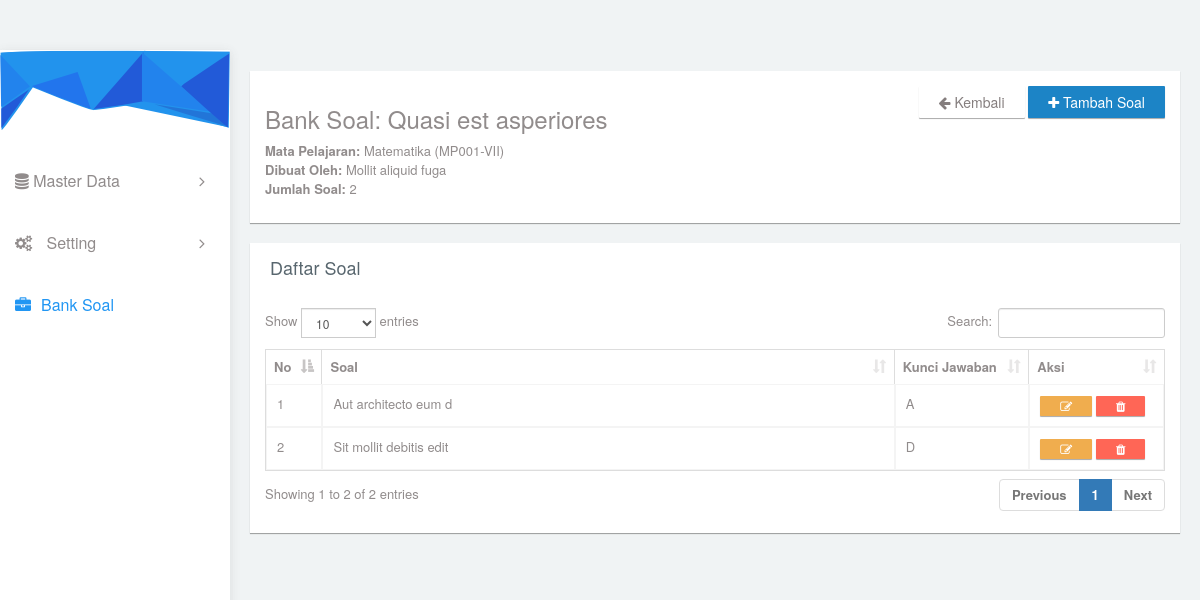
Screenshot of /banksoal/soalkuncijawaban/5 with the database file from the repository.
### tables this page shows
CREATE TABLE IF NOT EXISTS `tb_banksoal` (
  `id` int NOT NULL AUTO_INCREMENT,
  `keterangan` varchar(255) NOT NULL,
  `matapelajaran_id` int NOT NULL,
  `pegawai_id` int NOT NULL,
  `created_at` timestamp NOT NULL DEFAULT CURRENT_TIMESTAMP,
  `updated_at` timestamp NOT NULL DEFAULT CURRENT_TIMESTAMP ON UPDATE CURRENT_TIMESTAMP,
  PRIMARY KEY (`id`),
  KEY `matapelajaran_id` (`matapelajaran_id`),
  KEY `pegawai_id` (`pegawai_id`),
  CONSTRAINT `tb_banksoal_ibfk_1` FOREIGN KEY (`matapelajaran_id`) REFERENCES `tb_matapelajaran` (`id`),
  CONSTRAINT `tb_banksoal_ibfk_2` FOREIGN KEY (`pegawai_id`) REFERENCES `tb_pegawai` (`id`)
);

CREATE TABLE IF NOT EXISTS `tb_matapelajaran` (
  `id` int NOT NULL AUTO_INCREMENT,
  `kode_matapelajaran` varchar(20) NOT NULL,
  `nama_matapelajaran` varchar(100) NOT NULL,
  `keterangan` text,
  PRIMARY KEY (`id`)
);

CREATE TABLE IF NOT EXISTS `tb_pegawai` (
  `id` int NOT NULL AUTO_INCREMENT,
  `nama` varchar(100) NOT NULL,
  `tempat_lahir` varchar(100) NOT NULL,
  `tanggal_lahir` date NOT NULL,
  `jenis_kelamin` enum('L','P') NOT NULL,
  `alamat` text NOT NULL,
  `no_telepon` varchar(20) DEFAULT NULL,
  `email` varchar(100) NOT NULL,
  `password` varchar(255) NOT NULL,
  `role` enum('admin','operator','guru','kepala sekolah') NOT NULL,
  `created_at` timestamp NULL DEFAULT CURRENT_TIMESTAMP,
  `updated_at` timestamp NULL DEFAULT CURRENT_TIMESTAMP ON UPDATE CURRENT_TIMESTAMP,
  PRIMARY KEY (`id`),
  UNIQUE KEY `email` (`email`)
);

CREATE TABLE IF NOT EXISTS `tb_soal` (
  `id` int NOT NULL AUTO_INCREMENT,
  `banksoal_id` int NOT NULL,
  `soal` text NOT NULL,
  `pilihan_a` text NOT NULL,
  `pilihan_b` text NOT NULL,
  `pilihan_c` text NOT NULL,
  `pilihan_d` text NOT NULL,
  `kunci_jawaban` enum('A','B','C','D') NOT NULL,
  `created_at` timestamp NOT NULL DEFAULT CURRENT_TIMESTAMP,
  `updated_at` timestamp NOT NULL DEFAULT CURRENT_TIMESTAMP ON UPDATE CURRENT_TIMESTAMP,
  PRIMARY KEY (`id`),
  KEY `banksoal_id` (`banksoal_id`),
  CONSTRAINT `tb_soal_ibfk_1` FOREIGN KEY (`banksoal_id`) REFERENCES `tb_banksoal` (`id`) ON DELETE CASCADE ON UPDATE CASCADE
);

### application/views/template_miminium/content.php (called while the page is built)
<?php
    $this->load->view($page);
?>

### application/views/template_miminium/wrapper.php (called while the page is built, shortened)
<?php
    include 'header.php';
    include 'sidebar.php';
	include 'content.php';
	include 'footer.php';
?>

### application/controllers/Banksoal.php (called while the page is built, shortened)
<?php
class Banksoal extends CI_Controller {
	public function __construct() {
		$this->load->database();
		$this->load->library('form_validation');
		$this->load->library('session');
	}
	public function soalkuncijawaban($banksoal_id){
		$this->db->select('tb_banksoal.*, tb_matapelajaran.kode_matapelajaran, tb_matapelajaran.nama_matapelajaran, tb_pegawai.nama as nama_pegawai');
		$this->db->from('tb_banksoal');
		$this->db->join('tb_matapelajaran', 'tb_matapelajaran.id = tb_banksoal.matapelajaran_id');
		$this->db->join('tb_pegawai', 'tb_pegawai.id = tb_banksoal.pegawai_id');
		$this->db->where('tb_banksoal.id', $banksoal_id);
		$banksoal = $this->db->get()->row();
		$soal = $this->db->get_where('tb_soal', ['banksoal_id' => $banksoal_id])->result();
		$data = array(
			'page' => 'banksoal/soalkuncijawaban',
			'script' => 'banksoal/soalkuncijawaban_script',
			'link' => 'banksoal',
			'banksoal' => $banksoal,
			'soal' => $soal
		);
		$this->load->view('template_miminium/wrapper', $data);
	}
}

### index.php (called while the page is built, shortened)
<?php
require_once BASEPATH.'core/CodeIgniter.php';

### application/views/banksoal/soalkuncijawaban.php (the view, shortened to what this page needs)
<div id="content">
    <div class="col-md-12" style="padding:20px;">
        <div class="panel">
            <div class="panel-body">
                <div class="row">
                    <div class="col-md-8">
                        <h3>Bank Soal: <?= htmlspecialchars($banksoal->keterangan) ?></h3>
                        <p>
                            <strong>Mata Pelajaran:</strong> <?= htmlspecialchars($banksoal->nama_matapelajaran) ?> (<?= htmlspecialchars($banksoal->kode_matapelajaran) ?>)<br>
                            <strong>Dibuat Oleh:</strong> <?= htmlspecialchars($banksoal->nama_pegawai) ?><br>
                            <strong>Jumlah Soal:</strong> <?= count($soal) ?>
                        </p>
                    </div>
                    <div class="col-md-4 text-right">
                        <a href="<?= site_url('banksoal') ?>" class="btn btn-default">
                            <i class="fa fa-arrow-left"></i> Kembali
                        </a>
                        <a href="#" class="btn btn-primary" data-toggle="modal" data-target="#modalTambahSoal">
                            <i class="fa fa-plus"></i> Tambah Soal
                        </a>
                    </div>
                </div>
            </div>
        </div>
        <div class="panel">
            <div class="panel-heading bg-white border-none">
                <h4>Daftar Soal</h4>
            </div>
            <div class="panel-body">
                <table class="table table-bordered dt-table">
                    <thead>
                        <tr>
                            <th width="5%">No</th>
                            <th>Soal</th>
                            <th width="15%">Kunci Jawaban</th>
                            <th width="15%">Aksi</th>
                        </tr>
                    </thead>
                    <tbody>
                        <?php $no = 1; ?>
                        <?php foreach ($soal as $s): ?>
                        <tr>
                            <td><?= $no++ ?></td>
                            <td><?= $s->soal ?></td>
                            <td><?= htmlspecialchars($s->kunci_jawaban) ?></td>
                            <td>
                                <a href="#" class="btn btn-xs btn-warning btn-edit-soal" data-id="<?= $s->id ?>">
                                    <i class="fa fa-edit"></i>
                                </a>
                                <a href="<?= site_url('banksoal/delete_soal/'.$s->id) ?>" class="btn btn-xs btn-danger btn-delete-soal">
                                    <i class="fa fa-trash"></i>
                                </a>
                            </td>
                        </tr>
                        <?php endforeach; ?>
                    </tbody>
                </table>
            </div>
        </div>
    </div>
</div>

### rows the page displays
tb_banksoal: keterangan "Quasi est asperiores", matapelajaran.nama_matapelajaran "Matematika", matapelajaran.kode_matapelajaran "MP001-VII", pegawai.nama "Mollit aliquid fuga"
tb_soal: soal "Aut architecto eum d", kunci_jawaban "A"
tb_soal: soal "Sit mollit debitis edit", kunci_jawaban "D"

### other values shown
count($soal) "2"
